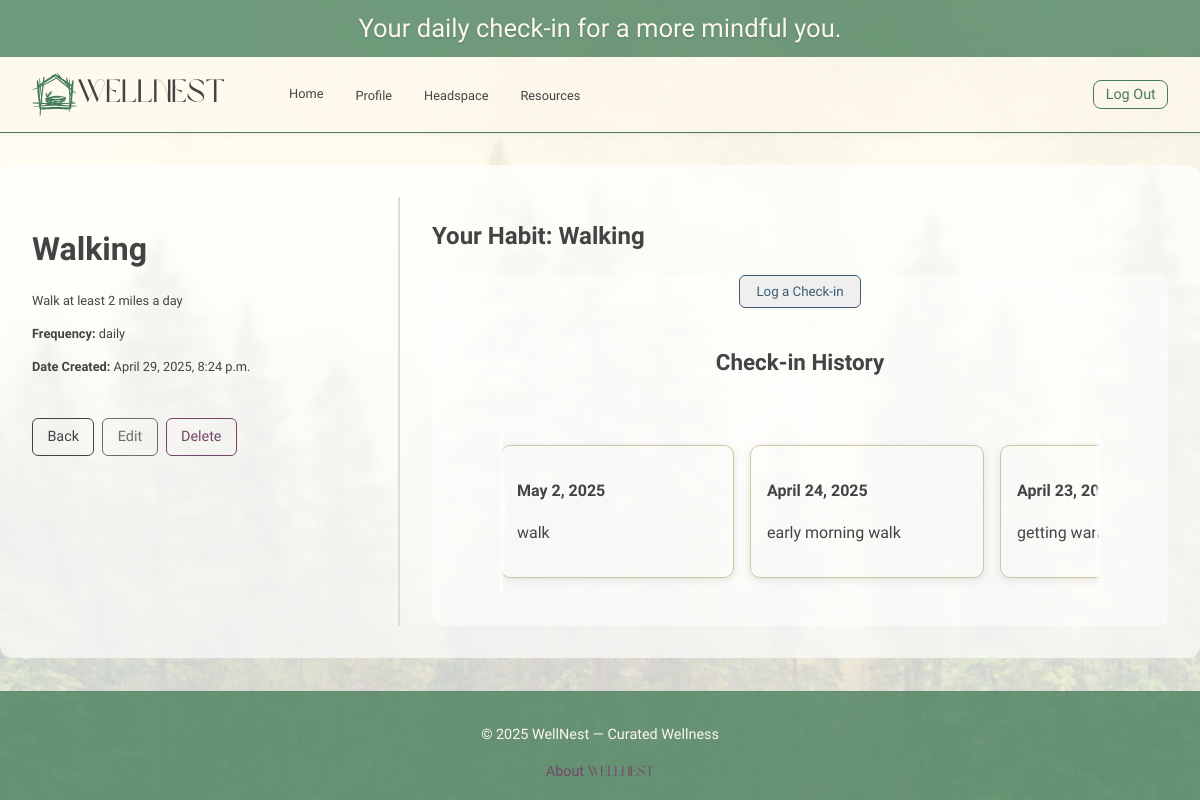
/habits/3/ (signed in), run on the app's committed database.
### main_app/models.py (models this page shows, shortened)
class Habit(models.Model):
    user = models.ForeignKey(User, on_delete=models.CASCADE, null=True)
    title = models.CharField(max_length=100)
    description = models.TextField()
    frequency = models.CharField(max_length=50)
    created_at = models.DateTimeField(auto_now_add=True)

class HabitCheckIn(models.Model):
    date = models.DateField('Check-in date')
    note = models.TextField(blank=True)
    habit = models.ForeignKey(Habit, on_delete=models.CASCADE)
    class Meta:
        ordering = ['-date']

### main_app/views/habit_views.py (the view)
# urls.py: path('habits/<int:habit_id>/', views.habit_detail, name='habit-detail'),
@login_required
def habit_detail(request, habit_id):
    habit = Habit.objects.get(id=habit_id)
    show_form = request.GET.get('show_form', False)
    form = HabitCheckInForm() if show_form else None
    return render(request, 'habits/habit_detail.html', {
        'habit': habit,
        'form': form
    })

### main_app/templates/habits/habit_detail.html (shortened to what this page needs)
{% extends 'base.html' %}
{% load static %}
{% block head %}
<link rel="stylesheet" href="{% static 'css/habits/habit-detail.css' %}">
{% endblock %}
{% block content %}
<div class="habit-detail-grid">
  <section class="habit-meta">
    <h1>{{ habit.title }}</h1>
    <p>{{ habit.description }}</p>
    <p><strong>Frequency:</strong> {{ habit.frequency }}</p>
    <p><strong>Date Created:</strong> {{ habit.created_at }}</p>
    <div class="habit-detail-actions">
      <a href="{% url 'habit-index' %}">Back</a>
      <a href="{% url 'habit-edit' habit.id %}">Edit</a>
      <a href="{% url 'habit-delete' habit.id %}">Delete</a>
    </div>
  </section>
  <section class="habit-log">
    <h1 class="detail-header">Your Habit: {{ habit.title }}</h1>
    <div class="habit-log-box">
    <div class="checkin-history">
      {% if form %}
        <form method="POST" action="{% url 'add-checkin' habit.id %}" class="checkin-form">
          {% csrf_token %}
          {{ form.as_p }}
          <button type="submit" class="checkin-submit-button">Log a Check-in</button>
        </form>
      {% else %}
        <form method="GET" action="" class="checkin-form">
          <button type="submit" name="show_form" value="true" class="checkin-submit-button">
            Log a Check-in
          </button>
        </form>
      {% endif %}
      {% if habit.habitcheckin_set.all %}
        <h4>Check-in History</h4>
        <div class="checkin-carousel-container">
          <div class="carousel-blur left-blur"></div>
          <div class="carousel-blur right-blur"></div>
          <button class="carousel-arrow left" onclick="scrollCheckins(-1)">‹</button>
          <div class="checkin-carousel" id="checkinCarousel">
            {% for checkin in habit.habitcheckin_set.all %}
              <div class="checkin-card">
                <p><strong>{{ checkin.date }}</strong></p>
                {% if checkin.note %}
                  <p>{{ checkin.note }}</p>
                {% else %}
                  <p><em>No notes</em></p>
                {% endif %}
              </div>
            {% endfor %}
          </div>
          <button class="carousel-arrow right" onclick="scrollCheckins(1)">›</button>
        </div>
      {% else %}
        <p>No check-ins yet.</p>
      {% endif %}
    </div>
    </div>
  </section>
</div>
{% endblock %}

### main_app/static/css/base.css (style rules this page uses)
body, p, a, li, button, input, textarea { font-family: 'Be Vietnam Pro', sans-serif; }
h1, h2, h3 { font-family: 'Be Vietnam Pro', sans-serif; font-weight: 600; }
:root { --color-brand-primary: #457D58; --color-brand-secondary: #CCC9A1; --color-text-primary: #434343; --color-text-secondary: #8E8E8E; --color-background: #fcf7ea; --color-accent-optional: #754668; }
html, body { height: 100%; margin: 0; }
body { font-family: 'Be Vietnam Pro', Arial, sans-serif; background: linear-gradient(rgba(255, 255, 255, 0.7), rgba(255, 255, 255, 0.7)), url('/static/images/Reflection.png') no-repeat center center fixed; background-size: cover; color: var(--color-text-primary); line-height: 1.6; height: 800px; display: flex; flex-direction: column; }

### main_app/static/css/habits/habit-detail.css (style rules this page uses)
.habit-detail-grid { font-family: 'Be Vietnam Pro', sans-serif; display: grid; grid-template-columns: 1fr 2fr; gap: 2rem; max-width: 1200px; margin: 2rem auto; padding: 2rem; background: rgba(255, 255, 255, 0.65); border-radius: 12px; backdrop-filter: blur(5px); }
.habit-meta { border-right: 2px solid #ddd; padding-right: 2rem; }
.habit-meta h1 { font-size: 2rem; margin-bottom: 1rem; }
.habit-meta p { font-size: 0.8rem; margin-bottom: 0.5rem; }
.habit-log-box { background-color: rgba(255, 255, 255, 0.5); padding: 0; border-radius: 10px; display: flex; flex-direction: column; align-items: center; text-align: center; }
.checkin-form { width: 100%; max-width: 400px; margin-bottom: 2rem; }
.checkin-submit-button { border: 1.5px solid #3c5d76; color: #3c5d76; padding: 0.5rem 1rem; border-radius: 6px; font-weight: 500; cursor: pointer; font-family: 'Be Vietnam Pro', sans-serif; }
.checkin-history { margin-top: 0; display: flex; flex-direction: column; align-items: center; }
.checkin-history h4 { font-size: 1.4rem; margin-top: .3rem; margin-bottom: 1rem; font-weight: 600; text-align: center; color: var(--color-text-primary); }
.habit-detail-actions { display: flex; gap: 0.5rem; margin-top: 2rem; flex-wrap: wrap; justify-content: flex-start; padding: 0.5rem 0; }
.habit-detail-actions a { font-family: 'Be Vietnam Pro', sans-serif; text-decoration: none; padding: 0.4rem 0.9rem; border-radius: 6px; font-weight: 500; font-size: 0.9rem; border: 1.5px solid; transition: all 0.3s ease; background-color: transparent; }
.habit-detail-actions a:nth-child(1) { border-color: #434343; color: #434343; }
.habit-detail-actions a:nth-child(2) { border-color: #6c6c6c; color: #6c6c6c; }
.habit-detail-actions a:nth-child(3) { border-color: var(--color-accent-optional); color: var(--color-accent-optional); }
.checkin-carousel-container { position: relative; width: 100%; max-width: 600px; margin: 2rem auto; overflow: hidden; }
.checkin-carousel { display: flex; overflow-x: auto; scroll-behavior: smooth; gap: 1rem; padding: 1rem 0; scroll-snap-type: x mandatory; }
.checkin-card { flex: 0 0 auto; scroll-snap-align: start; border: 1.5px solid var(--color-brand-secondary); padding: 1rem; border-radius: 10px; width: 200px; box-shadow: 0 2px 8px rgba(0, 0, 0, 0.1); text-align: left; }
.carousel-arrow { position: absolute; top: 50%; transform: translateY(-50%); font-size: 2rem; background: rgba(255, 255, 255, 0.8); border: none; cursor: pointer; z-index: 10; padding: 0.3rem 0.6rem; border-radius: 6px; transition: background 0.2s ease; }
.carousel-arrow.left { left: -1.5rem; }
.carousel-arrow.right { right: -1.5rem; }
.carousel-blur { position: absolute; top: 0; bottom: 0; width: 5px; z-index: 5; pointer-events: none; }
.left-blur { left: 0; background: linear-gradient(to right, rgba(255, 255, 255, 1), rgba(255, 255, 255, 0)); }
.right-blur { right: 0; background: linear-gradient(to left, rgba(255, 255, 255, 1), rgba(255, 255, 255, 0)); }

### data on the page
Habit: title "Walking", description "Walk at least 2 miles a day", frequency "daily", created_at "April 29, 2025, 8:24 p.m."
HabitCheckIn: date "May 2, 2025", note "walk"
HabitCheckIn: date "April 24, 2025", note "early morning walk"
HabitCheckIn: date "April 23,…", note "getting…"
